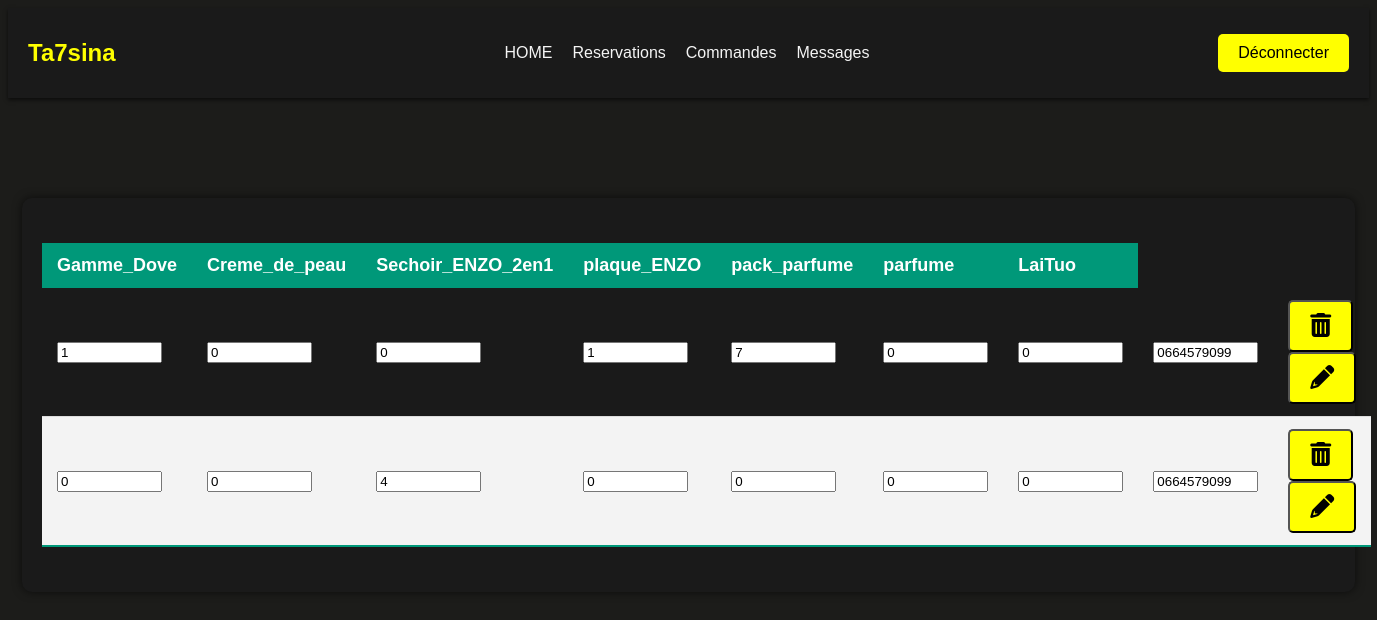
Page /commande.php (signed in) on the committed database.
### tables this page shows
CREATE TABLE IF NOT EXISTS `acheter` (
  `id` int(11) NOT NULL AUTO_INCREMENT,
  `Gamme_Dove` int(11) NOT NULL,
  `Creme_de_peau` int(11) NOT NULL,
  `Sechoir_ENZO_2en1` int(11) NOT NULL,
  `plaque_ENZO` int(11) NOT NULL,
  `pack_parfume` int(11) NOT NULL,
  `parfume` int(11) NOT NULL,
  `LaiTuo` int(11) NOT NULL,
  `tel` varchar(20) NOT NULL,
  PRIMARY KEY (`id`)
);

### commande.php (the view, shortened to what this page needs)
<?php
    $servername = "localhost";
    $username = "root";
    $password = "";
    $dbname = "ta7sina";
    try{
        $pdo = new PDO("mysql:host=$servername;dbname=$dbname", $username, $password);
        $pdo->setAttribute(PDO::ATTR_ERRMODE, PDO::ERRMODE_EXCEPTION);
    }catch(PDOException $e) {
        echo "Connection failed: " . $e->getMessage();
    }
?>
<!DOCTYPE html>
<html lang="en">
<head>
    <link rel="stylesheet" href="admin.css">
    <link rel="stylesheet" href="https://cdnjs.cloudflare.com/ajax/libs/font-awesome/6.0.0-beta3/css/all.min.css">
</head>
<body>
    <header>
        <div class="logo">
            <a href="ta7sina.html">Ta7sina </a>
        </div>
        <ul class="menu">
            <li><a href="home.php">HOME</a></li>
            <li><a href="reservation.php">Reservations</a></li>
            <li><a href="commande.php">Commandes</a></li>
            <li><a href="message.php">Messages</a></li>
        </ul>
        <a href="deconnecter.php" class="btn-reservation">Déconnecter</a>
    </header>
        <div class="containerReservation">
            <?php
                try{
                    echo '<table class="styled-table">
        <thead>
            <tr>
                <th>Gamme_Dove</th>
                <th>Creme_de_peau</th>
                <th>Sechoir_ENZO_2en1</th>
                <th>plaque_ENZO</th>
                <th>pack_parfume</th>
                <th>parfume</th>
                <th>LaiTuo</th>
            </tr>
        </thead>
        <tbody>';
                    $sql = "SELECT * FROM acheter";
                    $stmt = $pdo->prepare($sql);
                    $stmt->execute();
                    $stmt->setFetchMode(PDO::FETCH_ASSOC);
                    if ($stmt->rowCount() > 0) {
                        while ($row = $stmt->fetch()) {
                            echo '<form action="supprimerAcheter.php" method="post"><tr>
                <td><input type="text" value="'.$row["Gamme_Dove"].'" name="Gamme_Dove" size="10" /></td>
                <td><input type="text" value="'.$row["Creme_de_peau"].'" name="Creme_de_peau" size="10" /></td>
                <td><input type="text" value="'.$row["Sechoir_ENZO_2en1"].'" name="Sechoir_ENZO_2en1" size="10" /></td>
                <td><input type="text" value="'.$row["plaque_ENZO"].'" name="plaque_ENZO" size="10" /></td>
                <td><input type="text" value="'.$row["pack_parfume"].'" name="pack_parfume" size="10" /></td>
                <td><input type="text" value="'.$row["parfume"].'" name="parfume" size="10" /></td>
                <td><input type="text" value="'.$row["LaiTuo"].'" name="pLaiTuo" size="10" /></td>
                <td><input type="text" value="'.$row["tel"].'" name="tel" size="10" /></td>
                <td><input type="hidden" value="'.$row["id"].'" name="id" /><button name="btnS" type="submit" class="btn-reservation" style="font-size:24px"><i class="fas fa-trash-alt"></i></button><button name="btnM" type="submit" class="btn-reservation" style="font-size:24px"><i class="fas fa-pencil-alt"></i></button></td>
            </tr></form>';
                        }
                    }
                    echo '</tbody>
    </table>';
                }catch(PDOException $e){
                    echo "Query failed: " . $e->getMessage();
                }
            ?>
        </div>
    </body>
    </html>

### admin.css (style rules this page uses)
body { background-color: #1c1c1a; color: #fff; font-family: 'IBM Plex Sans Arabic', sans-serif; overflow-x: hidden; position: relative; }
header { display: flex; justify-content: space-between; align-items: center; padding: 20px; background-color: #1a1a1a; box-shadow: 0 2px 4px rgba(0, 0, 0, 0.6); position: sticky; top: 0; z-index: 1000; }
.logo a { color: yellow; text-decoration: none; font-size: 24px; font-weight: bold; }
.menu { list-style: none; display: flex; gap: 20px; }
.menu li { display: inline; }
.menu a { color: #f5f5f5; text-decoration: none; font-size: 16px; transition: color 0.3s ease; }
.btn-reservation { padding: 10px 20px; background-color: yellow; color: #000; text-decoration: none; border-radius: 5px; transition: background-color 0.3s ease; }
.containerReservation { margin: 100px auto; width: 95%; background-color: #1a1a1a; padding: 20px; border-radius: 10px; box-shadow: 0px 0px 10px rgba(0, 0, 0, 0.6); }

### commande.php (style rules this page uses)
.styled-table { width: 100%; border-collapse: collapse; margin: 25px 0; font-size: 18px; text-align: left; }
.styled-table th, .styled-table td { padding: 12px 15px; }
.styled-table thead tr { background-color: #009879; color: #ffffff; text-align: left; }
.styled-table tbody tr { border-bottom: 1px solid #dddddd; }
.styled-table tbody tr:nth-of-type(even) { background-color: #f3f3f3; }
.styled-table tbody tr:last-of-type { border-bottom: 2px solid #009879; }

### rows in the picture
acheter: Gamme_Dove "1", Creme_de_peau "0", Sechoir_ENZO_2en1 "0", plaque_ENZO "1", pack_parfume "7", parfume "0", pLaiTuo "0", tel "0664579099"
acheter: Gamme_Dove "0", Creme_de_peau "0", Sechoir_ENZO_2en1 "4", plaque_ENZO "0", pack_parfume "0", parfume "0", pLaiTuo "0", tel "0664579099"
